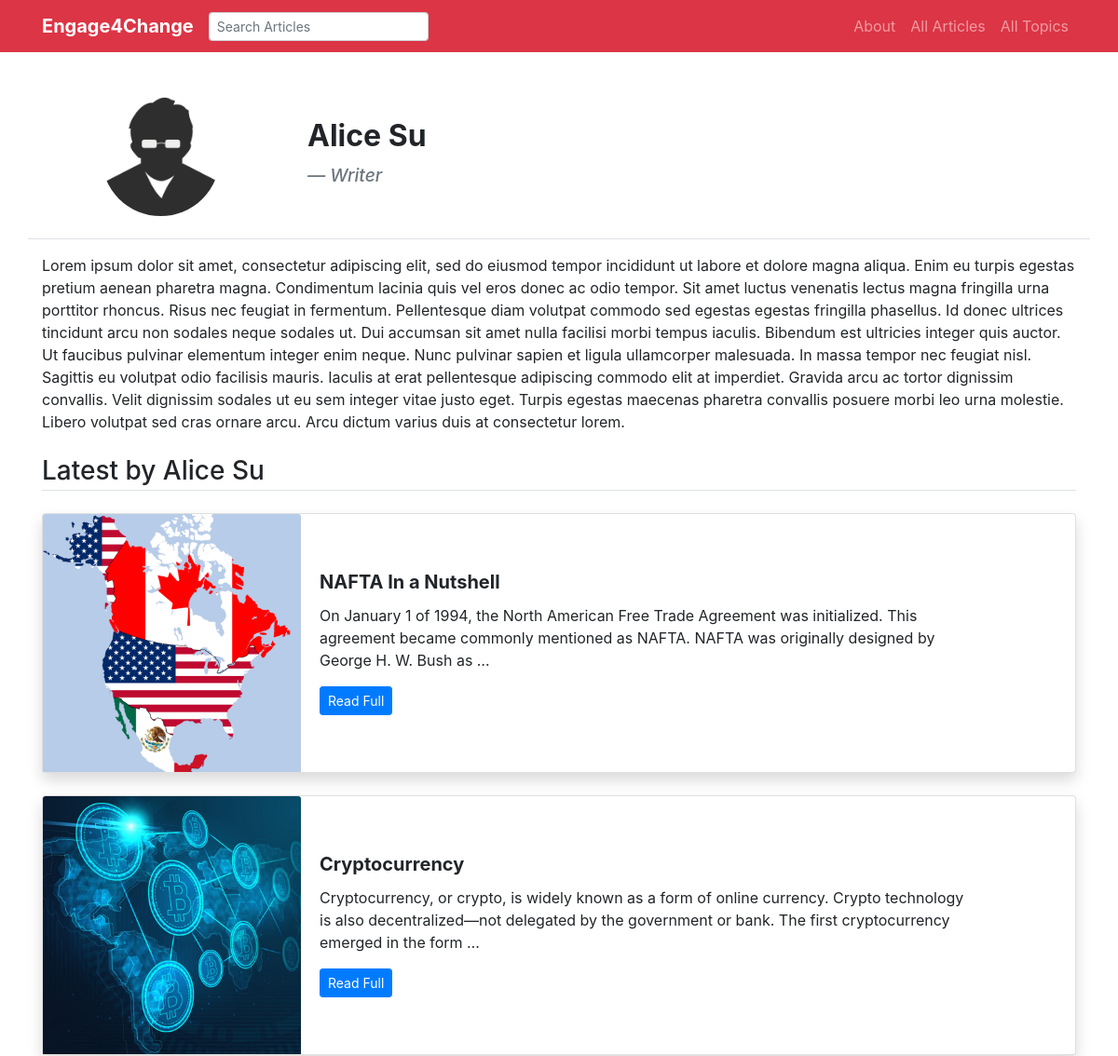
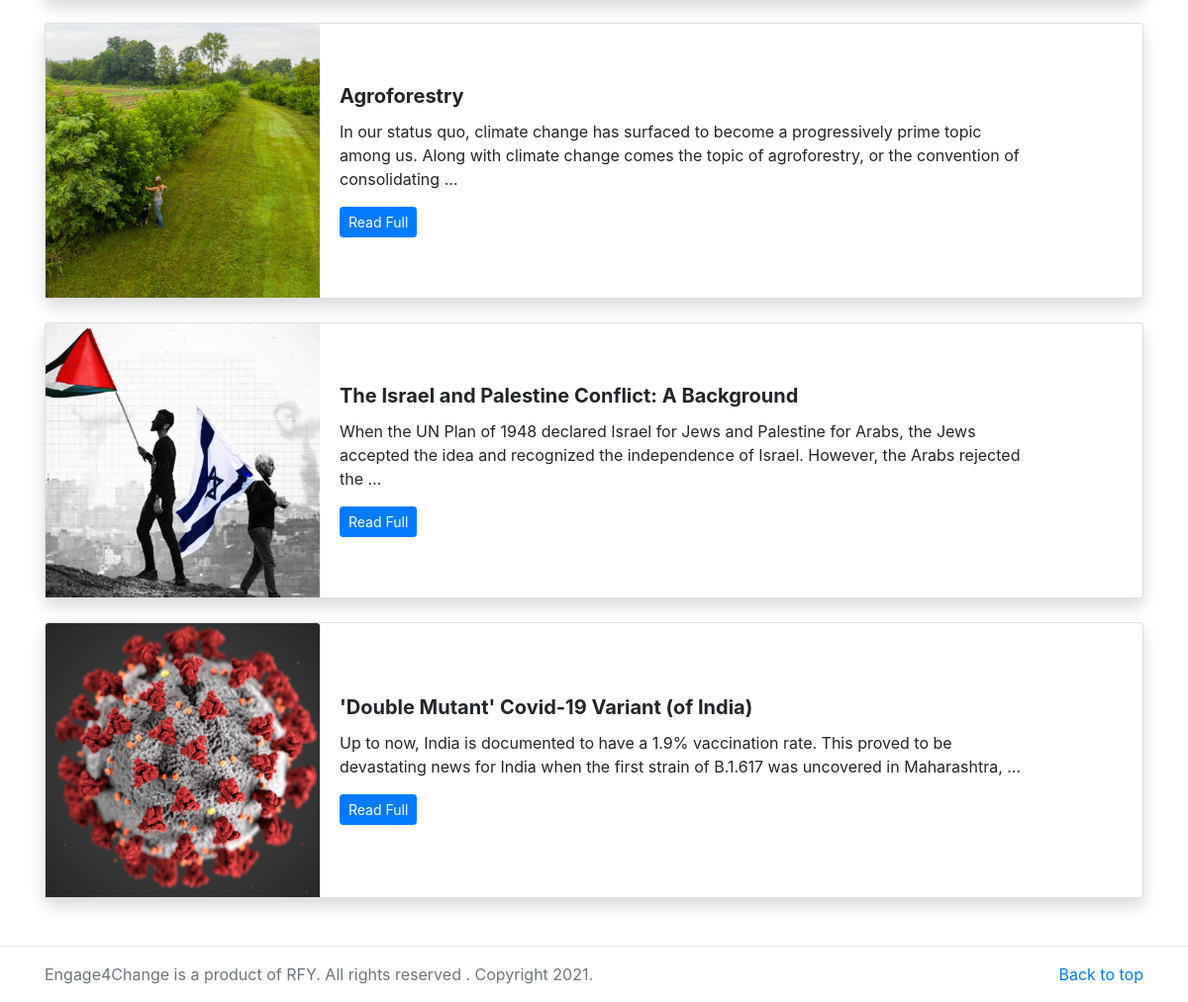
Screenshot of /bios/6 with the database file from the repository (2 pictures, top to bottom).
### main/models.py (models this page shows, shortened)
class Person(models.Model):
    name = models.CharField(max_length=100)
    position = models.CharField(max_length=100)
    bio = models.TextField()
    writer = models.BooleanField(default=False)
    editor = models.BooleanField(default=False)
    web_developer = models.BooleanField(default=False)
    image = models.ImageField(upload_to='imgs/')
    class Meta:
        verbose_name_plural = 'People'

class News(models.Model):
    category = models.ForeignKey(Category, on_delete=models.CASCADE)
    title = models.CharField(max_length=300)
    author = models.CharField(max_length=300, default="")
    writer = models.ForeignKey(Person, on_delete=models.CASCADE, default=1)
    image = models.ImageField(upload_to='imgs/')
    detail = models.TextField()
    add_time = models.DateField()
    class Meta:
        verbose_name_plural = 'News'

### main/views.py (the view)
# urls.py: path('bios/<int:id>', views.bio, name='bio'),
def bio(request, id):
    person = Person.objects.get(id=id)
    news = News.objects.filter(writer=person)
    return render(request, 'bio.html', {
        'person': person,
        'news': news,
    })

### main/templates/bio.html
{% extends 'base.html' %}
{% block content %}
<main class="container mt-4 mb-5">
    <div class="row my-3 align-items-center justify-content-center mt-5 border-bottom pb-4">
        <div class="text-center col-md-3 col-sm-12 mb-md-0 mb-sm-3">
            <img src="/media/{{person.image}}" class="card-img-top rounded-circle w-50" alt="{{person.name}}">
        </div>
        <div class="col-md-9 col-sm-12">
            <h2 class=" text-md-left text-sm-center card-title font-weight-bold">{{person.name}}</h2>
            <h4><footer class="text-md-left text-sm-center blockquote-footer font-italic">{{person.position}}</footer></h4>
        </div>
    </div>
    <p>{{person.bio}}</p>
    {% if person.writer %}
    <h3 class="border-bottom pb-1 my-4">Latest by {{person.name}}</h3>
    {% for news in news reversed %}
    <div class="card mb-4 shadow">
        <div class="row no-gutters align-items-center">
            <div class="col-md-3">
                <img src="/media/{{news.image}}" class="card-img-top" alt="{{news.title}}">
            </div>
            <div class="col-md-8">
                <div class="card-body">
                    <h5 class="card-title font-weight-bold">{{news.title}}</h5>
                    <p class="card-text">{{news.detail|truncatewords:30}}</p>
                    <p class="card-text"><a href="/detail/{{news.id}}" class="btn btn-sm btn-primary">Read Full</a></p>
                </div>
            </div>
        </div>
    </div>
    {% endfor %}
    {% endif %}
</main>
{% endblock %}

### rows the page displays
Person: image (picture), name "Alice Su", position "Writer", bio "Lorem ipsum dolor sit amet, consectetur adipiscing elit, sed do eiusmod tempor incididunt ut labore et dolore magna aliqua. Enim eu turpis egestas pretium aenean pharetra magna. Condimentum lacinia quis vel eros donec ac odio tempor. Sit amet luctus venenatis lectus magna fringilla urna porttitor rhoncus. Risus nec feugiat in fermentum. Pellentesque diam volutpat commodo sed egestas egestas fringilla phasellus. Id donec ultrices tincidunt arcu non sodales neque sodales ut. Dui accumsan sit amet nulla facilisi morbi tempus iaculis. Bibendum est ultricies integer quis auctor. Ut faucibus pulvinar elementum integer enim neque. Nunc pulvinar sapien et ligula ullamcorper malesuada. In massa…"
News: image (picture), title "NAFTA In a Nutshell", detail "On January 1 of 1994, the North American Free Trade Agreement was initialized. This agreement became commonly mentioned as NAFTA. NAFTA was originally designed by George H. W. Bush as …"
News: image (picture), title "Cryptocurrency", detail "Cryptocurrency, or crypto, is widely known as a form of online currency. Crypto technology is also decentralized—not delegated by the government or bank. The first cryptocurrency emerged in the form …"
News: image (picture), title "Agroforestry", detail "In our status quo, climate change has surfaced to become a progressively prime topic among us. Along with climate change comes the topic of agroforestry, or the convention of consolidating …"
News: image (picture), title "The Israel and Palestine Conflict: A Background", detail "When the UN Plan of 1948 declared Israel for Jews and Palestine for Arabs, the Jews accepted the idea and recognized the independence of Israel. However, the Arabs rejected the …"
News: image (picture), title "'Double Mutant' Covid-19 Variant (of India)", detail "Up to now, India is documented to have a 1.9% vaccination rate. This proved to be devastating news for India when the first strain of B.1.617 was uncovered in Maharashtra, …"
